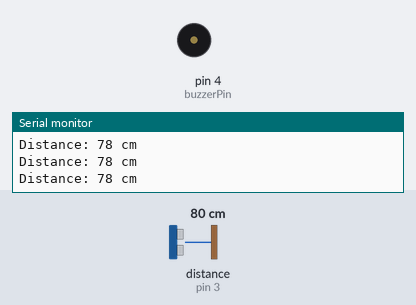
The sketch below on a simulated Arduino Uno, built with avr-gcc and run on an emulated ATmega328P. Parts: buzzer (waves = sounding, pin HIGH), the last lines printed to the serial monitor. Wiring (inferred from the names in the program): ultrasonic range finder: trigger pin 2; echo pin 3. The test bench sets the inputs (shaded band); at power-on: distance to the obstacle (sensor on pin 3) 80 cm. The echo pulse lasts 58.3 µs per cm; pins used as bus, display or sensor lines are not drawn.

Above: at 1.2 s.
1.3 s: distance to the obstacle (sensor on pin 3) set to 17 cm
2.8 s: distance to the obstacle (sensor on pin 3) set to 14 cm
At 3.1 s:
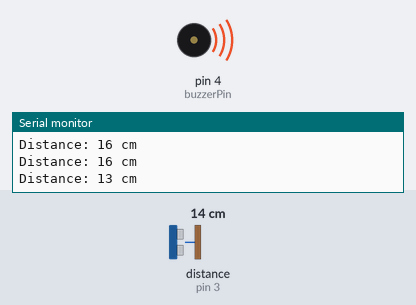
Timing chart, 0 to 5.8 s (numbered marks = the images above; inputs shaded):
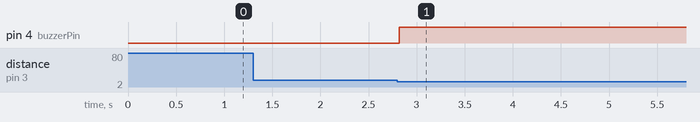

Measured:
- the behaviour switches between 16 and 15 cm on distance to the obstacle (sensor on pin 3) (found by bisection; images 0 and 1)
- after the input at 2.8 s, pin 4 (buzzerPin): LOW → HIGH at once

The sketch:

magnificent_tumelo1.ino
```cpp
const int trigPin = 2;
const int echoPin = 3;

// Constants for buzzer pin
const int buzzerPin = 4;

// Constants for distance threshold and duration
const int thresholdDistance = 20; // in centimeters
const int alarmDuration = 1000;   // in milliseconds

void setup() {
  // Initialize serial communication for debugging
  Serial.begin(9600);

  // Ultrasonic sensor pins
  pinMode(2, OUTPUT);
  pinMode(3, INPUT);

  // Buzzer pin
  pinMode(4, OUTPUT);
}

void loop() {
  // Clear the trigPin before setting it high
  digitalWrite(2, LOW);
  delayMicroseconds(2);

  // Set the trigPin on HIGH state for 10 microseconds
  digitalWrite(trigPin, HIGH);
  delayMicroseconds(10);
  digitalWrite(2, LOW);

  // Read the echoPin, calculating the duration in microseconds
  long duration = pulseIn(3, HIGH);

  // Calculate distance in centimeters
  int distance = duration * 0.034 / 2;

  // Output distance to serial monitor for debugging
  Serial.print("Distance: ");
  Serial.print(distance);
  Serial.println(" cm");

  // Check if distance is less than threshold
  if (distance < 15) {
    // Turn on the buzzer
    digitalWrite(4, HIGH);
    delay(alarmDuration);
    // Turn off the buzzer
    digitalWrite(4, LOW);
  }
}
```
